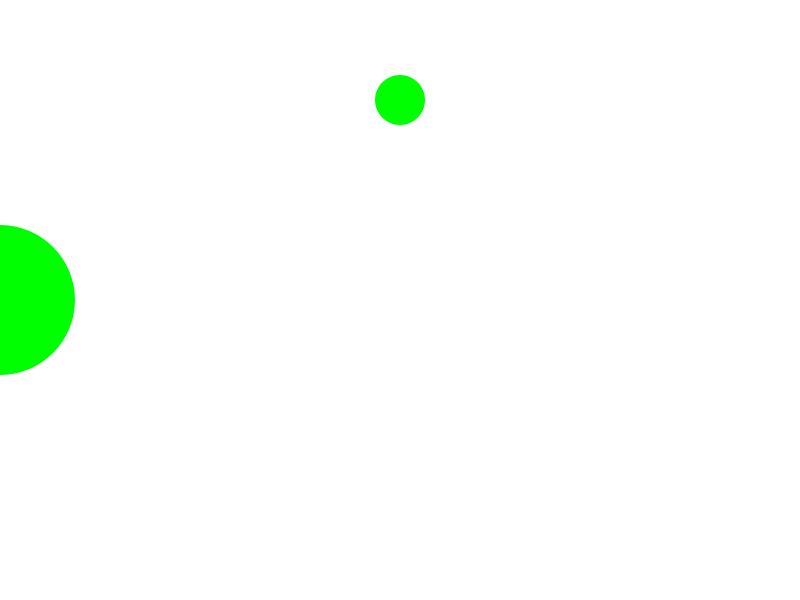
Frame 1 (no input)
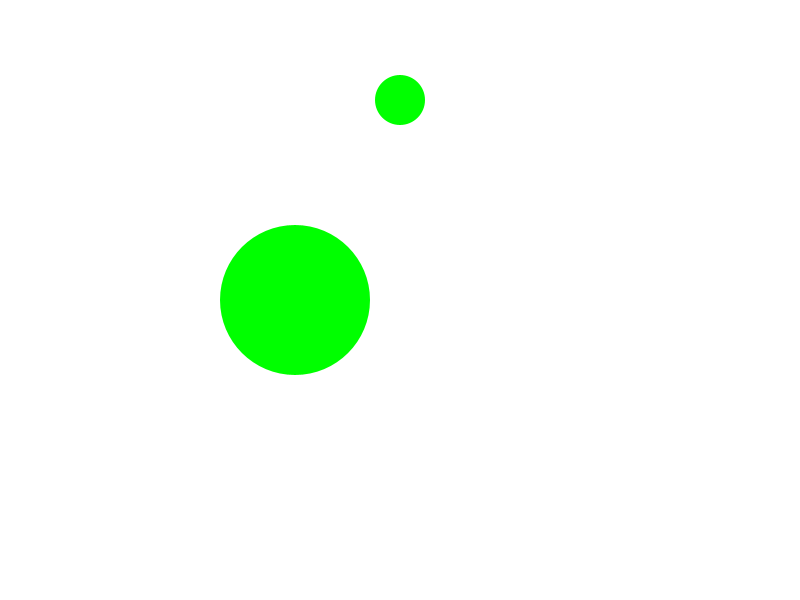
Frame 60 (the mouse pressed at the canvas centre just before this capture)
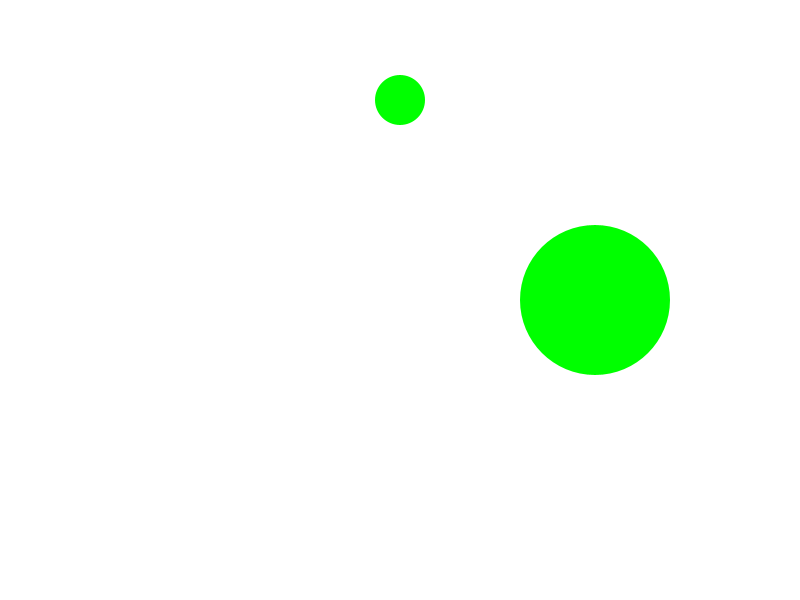
Frame 120 (the mouse held since frame 60 and released just before this capture)

The Processing sketch that drew these frames (run headless with seeded random() and noise(); from frame 60 on, the mouse is pressed at the canvas centre):

// Processing sketch: processing_11228
// ── processing_11228.pde

color c = color(255);
boolean selected;

float movingX=0;

void setup(){
 size(800,600); 
 noStroke();
 smooth();
 ellipseMode(CENTER);
 rectMode(CENTER);
}




void draw(){
  background(c);
  fill(0,255,0);
 selected = false;


//performing all my tests
 circleBtn(movingX,300,150);
 circleBtn(400,100,50);
 

 
 
 
// changing background color 
 if (selected == true){
   c = color(255,0,0);
 }
 else{ 
  c = color(255);
 } 
 
 movingX = movingX +5;

}


void circleBtn(float xpos, float ypos, float d){
  // if mouse is inside circle, change selected to true  
  if(dist(xpos,ypos, mouseX,mouseY) < d/2){
  
   selected = true;
  }

  ellipse(xpos,ypos,d,d);
}
  
  /*
  void rectBtn(float xpos, float ypos, float w, float h){
    if(mouseX > xpos && mouseY > ypos && mouseX < xpos+w && mouseY<ypos+h){
      selected = true;
    }
  rect(xpos,ypos,w,h);

  
}

*/











//   if (mouseX > 100 && mouseX < 200 && mouseY > 100 && mouseY < 200){
//   background(0);
//   }
//  
//  if(dist(400,400, mouseX,mouseY) < 25){
//  background(0);
//  }
//  
//   rect(100,100,100,100);
//  ellipse(400,400,50,50); 




  /*
  if(mouseX < 400 || mouseX > 700){
    background(255);
  }
  else if(mouseX >= 400 && mouseX < 600){
    background(255,0,0);
  }
  else {
    background(0); 
    }
  */
  
  
